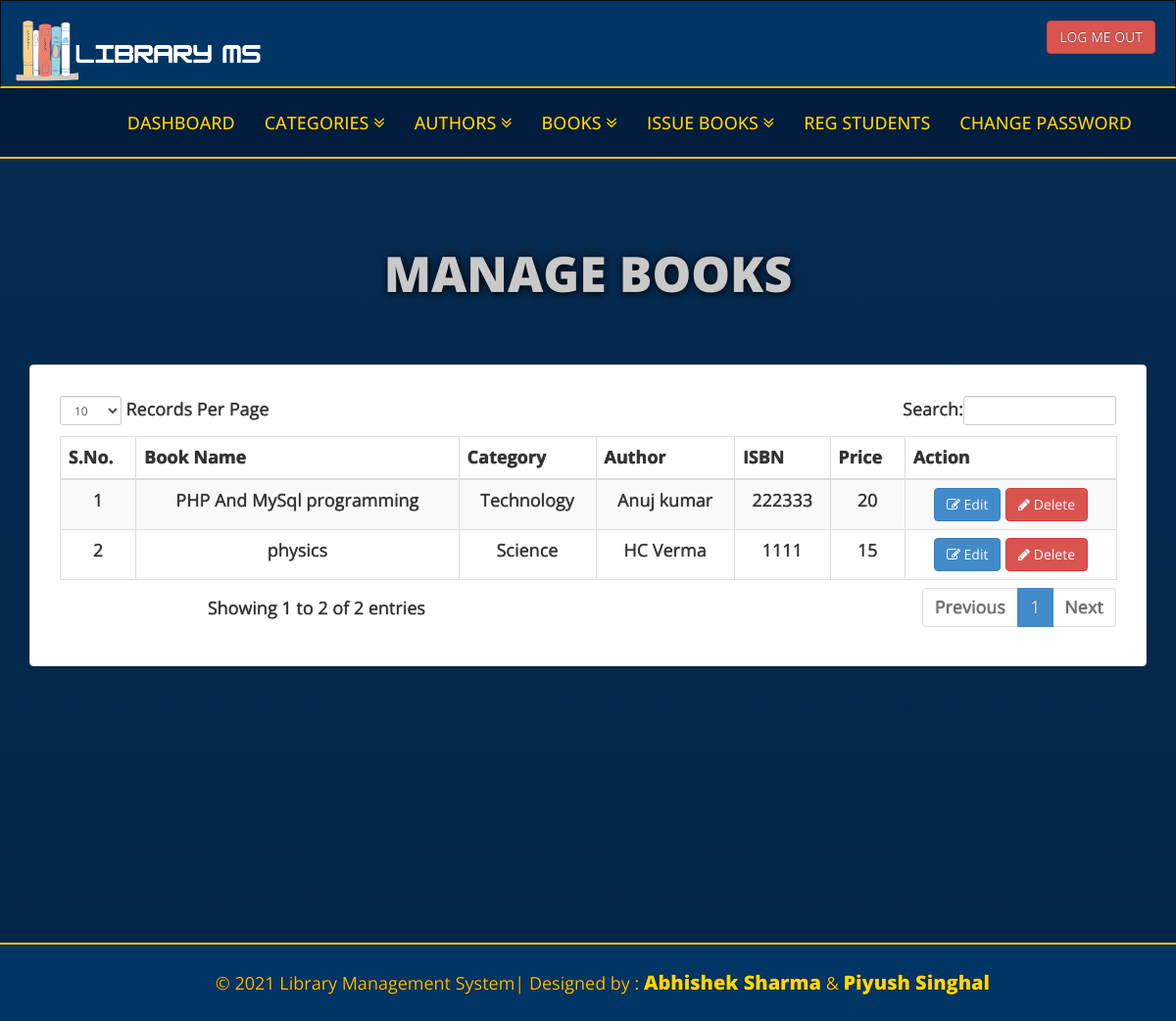
/library/admin/manage-books.php (signed in), run on an earlier commit of the app's database.
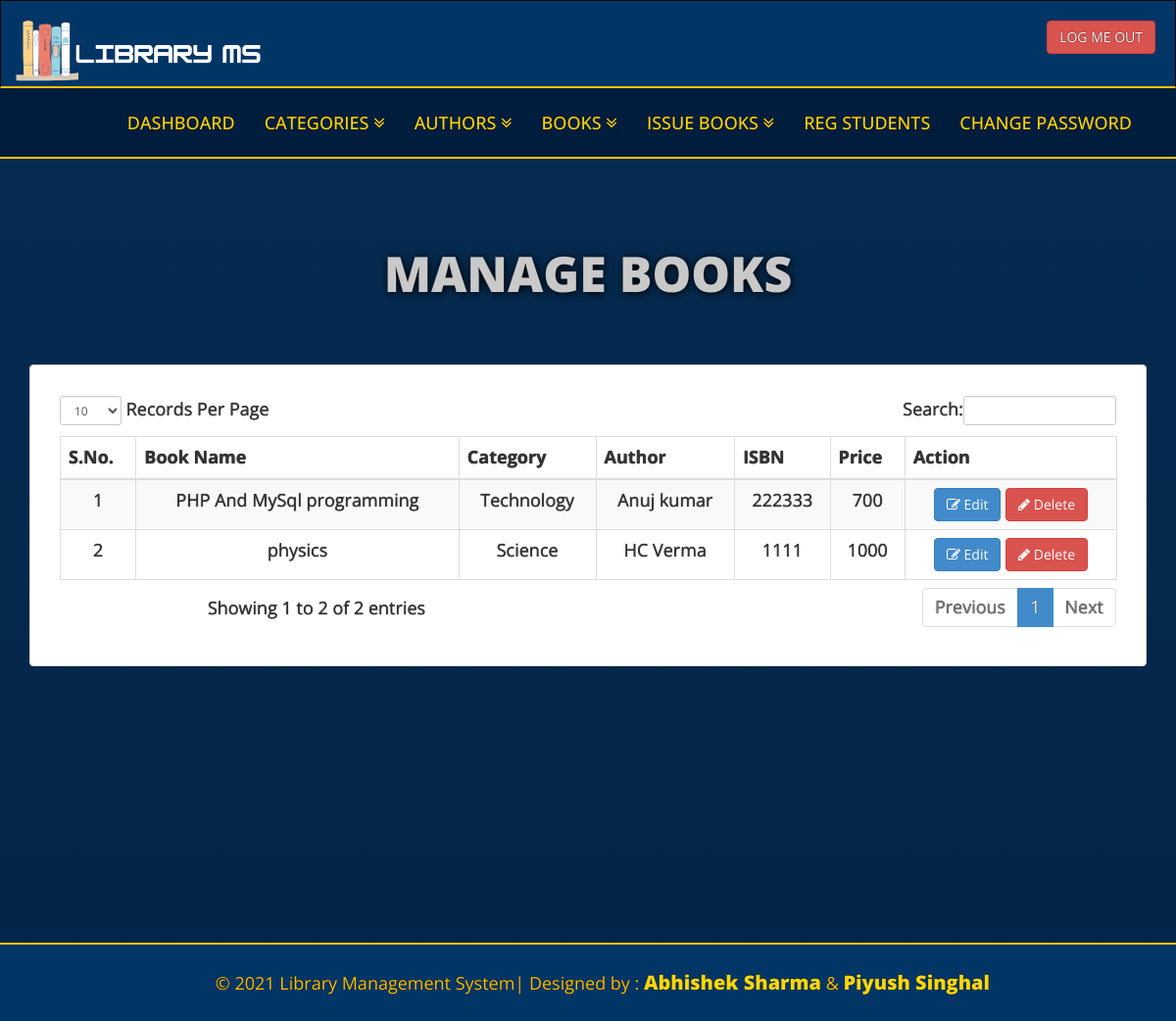
And on a later commit of the database.
### tables this page shows
CREATE TABLE `tblbooks` (
  `id` int(11) NOT NULL,
  `BookName` varchar(255) DEFAULT NULL,
  `CatId` int(11) DEFAULT NULL,
  `AuthorId` int(11) DEFAULT NULL,
  `ISBNNumber` int(11) DEFAULT NULL,
  `BookPrice` int(11) DEFAULT NULL,
  `RegDate` timestamp NULL DEFAULT CURRENT_TIMESTAMP,
  `UpdationDate` timestamp NULL DEFAULT NULL ON UPDATE CURRENT_TIMESTAMP
);

CREATE TABLE `tblcategory` (
  `id` int(11) NOT NULL,
  `CategoryName` varchar(150) DEFAULT NULL,
  `Status` int(1) DEFAULT NULL,
  `CreationDate` timestamp NULL DEFAULT CURRENT_TIMESTAMP,
  `UpdationDate` timestamp NULL DEFAULT '0000-00-00 00:00:00' ON UPDATE CURRENT_TIMESTAMP
);

CREATE TABLE `tblauthors` (
  `id` int(11) NOT NULL,
  `AuthorName` varchar(159) DEFAULT NULL,
  `creationDate` timestamp NULL DEFAULT CURRENT_TIMESTAMP,
  `UpdationDate` timestamp NULL DEFAULT NULL ON UPDATE CURRENT_TIMESTAMP
);

### library/admin/manage-books.php (the view, shortened to what this page needs)
<?php
include('includes/config.php');
if (strlen($_SESSION['alogin']) == 0) {
    header('location:index.php');
} else {
?>
<!DOCTYPE html>
<html xmlns="http://www.w3.org/1999/xhtml">
<head>
    <link href="../assets/css/bootstrap.css" rel="stylesheet" />
    <link href="../assets/css/font-awesome.css" rel="stylesheet" />
    <link href="../assets/js/dataTables/dataTables.bootstrap.css" rel="stylesheet" />
    <link href="../assets/css/style.css" rel="stylesheet" />
</head>
<body>
    <?php include('includes/header.php'); ?>
    <div class="content-wrapper">
        <div class="container">
            <div class="row pad-botm">
                <div class="col-md-12">
                    <h4 class="header-line">Manage Books</h4>
                </div>
                <div class="row">
                </div>
            </div>
            <div class="row">
                <div class="col-md-12">
                    <div class="panel panel-default">
                        <div class="panel-body" style="padding:30px;">
                            <div class="table-responsive">
                                <table class="table table-striped table-bordered table-hover" id="dataTables-example">
                                    <thead>
                                        <tr>
                                            <th>S.No.</th>
                                            <th>Book Name</th>
                                            <th>Category</th>
                                            <th>Author</th>
                                            <th>ISBN</th>
                                            <th>Price</th>
                                            <th>Action</th>
                                        </tr>
                                    </thead>
                                    <tbody>
                                        <?php $sql = "SELECT tblbooks.BookName,tblcategory.CategoryName,tblauthors.AuthorName,tblbooks.ISBNNumber,tblbooks.BookPrice,tblbooks.id as bookid from  tblbooks join tblcategory on tblcategory.id=tblbooks.CatId join tblauthors on tblauthors.id=tblbooks.AuthorId";
                                            $query = $dbh->prepare($sql);
                                            $query->execute();
                                            $results = $query->fetchAll(PDO::FETCH_OBJ);
                                            $cnt = 1;
                                            if ($query->rowCount() > 0) {
                                                foreach ($results as $result) {               ?>
                                        <tr class="odd gradeX">
                                            <td class="center"><?php echo htmlentities($cnt); ?></td>
                                            <td class="center"><?php echo htmlentities($result->BookName); ?></td>
                                            <td class="center"><?php echo htmlentities($result->CategoryName); ?></td>
                                            <td class="center"><?php echo htmlentities($result->AuthorName); ?></td>
                                            <td class="center"><?php echo htmlentities($result->ISBNNumber); ?></td>
                                            <td class="center"><?php echo htmlentities($result->BookPrice); ?></td>
                                            <td class="center">
                                                <a
                                                    href="edit-book.php?bookid=<?php echo htmlentities($result->bookid); ?>"><button
                                                        class="btn btn-primary"><i class="fa fa-edit "></i>
                                                        Edit</button>
                                                    <a href="manage-books.php?del=<?php echo htmlentities($result->bookid); ?>"
                                                        onclick="return confirm('Are you sure you want to delete?');">
                                                        <button class="
                                                        btn btn-danger"><i class="fa fa-pencil"></i> Delete</button>
                                            </td>
                                        </tr>
                                        <?php $cnt = $cnt + 1;
                                                }
                                            } ?>
                                    </tbody>
                                </table>
                            </div>
                        </div>
                    </div>
                </div>
            </div>
        </div>
    </div>
    <?php include('includes/footer.php'); ?>
</body>
</html>
<?php } ?>

What changed in the data, as far as the page shows it:
changed tblbooks "PHP And MySql programming": BookPrice "20" → "700"
changed tblbooks "physics": BookPrice "15" → "1000"
